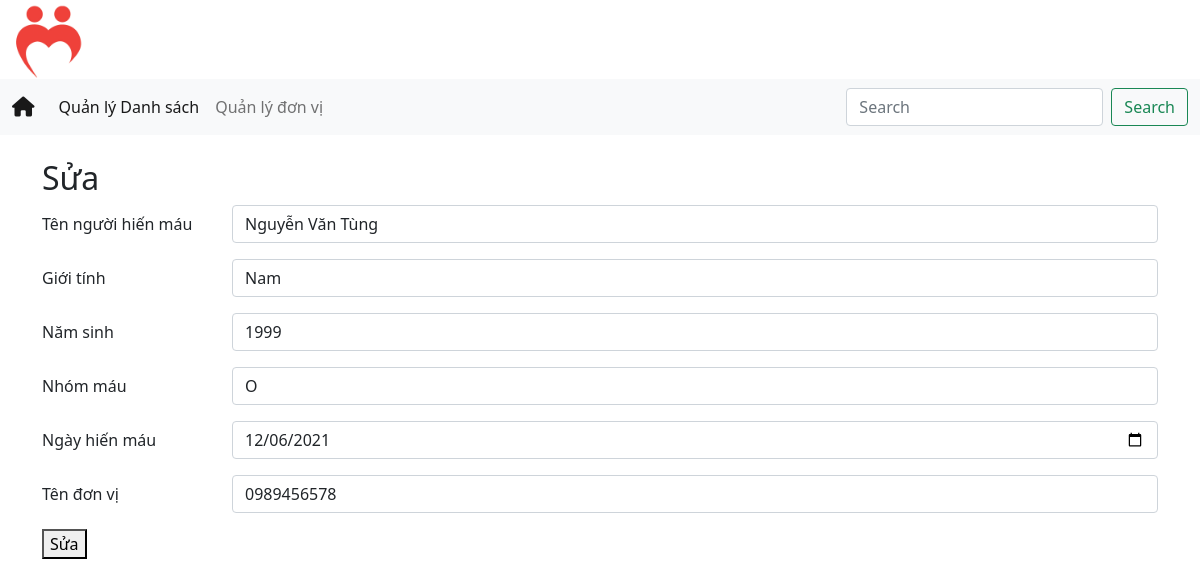
The app's page /update.php?bd_id=1 with its own data.
### tables this page shows
CREATE TABLE `blood_donor` (
  `bd_id` int(20) UNSIGNED DEFAULT NULL,
  `bd_name` varchar(30) NOT NULL,
  `bd_sex` varchar(10) NOT NULL,
  `bd_age` int(10) NOT NULL,
  `bd_bgroup` varchar(10) NOT NULL,
  `bd_reg_date` date NOT NULL,
  `bd_phno` varchar(20) NOT NULL
);

### update.php (the view, shortened to what this page needs)
<?php
include('header.php');
?>
<main class="mt-4">
    <div class="container">
        <div class="row">
            <div class="col-md-12">
                <h2>Sửa</h2>
                <?php
                $bd_id = $_GET['bd_id'];
                $sql = "SELECT * FROM blood_donor WHERE bd_id=$bd_id";
                $res = mysqli_query($conn, $sql);
                if ($res == TRUE) {
                    $count = mysqli_num_rows($res);
                    if ($count == 1) {
                        $row = mysqli_fetch_assoc($res);
                        $bd_name = $row['bd_name'];
                        $bd_sex = $row['bd_sex'];
                        $bd_age = $row['bd_age'];
                        $bd_bgroup = $row['bd_bgroup'];
                        $bd_reg_date = $row['bd_reg_date'];
                        $bd_phno = $row['bd_phno'];
                    } else {
                        header('location:' . SITEURL . 'index.php');
                    }
                }
                ?>
                <form action="process-update.php" method="POST" class="mb-4" enctype="multipart/form-data">
                    <div class="row mb-3">
                        <label for="txtHoTen" class="col-sm-2 col-form-label">Tên người hiến máu</label>
                        <div class="col-sm-10">
                            <input type="text" class="form-control" id="txtHoTen" name="txtHoTen" value="<?php echo $bd_name; ?>">
                        </div>
                    </div>
                    <div class="row mb-3">
                        <label for="txtGioiTinh" class="col-sm-2 col-form-label">Giới tính</label>
                        <div class="col-sm-10">
                            <input type="text" class="form-control" id="txtGioiTinh" name="txtGioiTinh" value="<?php echo $bd_sex; ?>">
                        </div>
                    </div>
                    <div class="row mb-3">
                        <label for="txtNamSinh" class="col-sm-2 col-form-label">Năm sinh</label>
                        <div class="col-sm-10">
                            <input type="text" class="form-control" id="txtNamSinh" name="txtNamSinh" value="<?php echo $bd_age; ?>">
                        </div>
                    </div>
                    <div class="row mb-3">
                        <label for="txtNhomMau" class="col-sm-2 col-form-label">Nhóm máu</label>
                        <div class="col-sm-10">
                            <input type="text" class="form-control" id="txtNhomMau" name="txtNhomMau" value="<?php echo $bd_bgroup; ?>">
                        </div>
                    </div>
                    <div class="row mb-3">
                        <label for="txtNgay" class="col-sm-2 col-form-label">Ngày hiến máu</label>
                        <div class="col-sm-10">
                            <input type="date" class="form-control" id="txtNgay" name="txtNgay" value="<?php echo $bd_reg_date; ?>">
                        </div>
                    </div>
                    <div class="row mb-3">
                        <label for="txtSDT" class="col-sm-2 col-form-label">Tên đơn vị</label>
                        <div class="col-sm-10">
                            <input type="tel" class="form-control" id="txtSDT" name="txtSDT" value="<?php echo $bd_phno; ?>">
                        </div>
                    </div>
                    <button type="submit" class="add" name="btnUpdate">Sửa</button>
                </form>
            </div>
        </div>
    </div>
</main>

### records on screen
blood_donor: txtHoTen "Nguyễn Văn Tùng", txtGioiTinh "Nam", txtNamSinh "1999", txtNhomMau "O", txtNgay "12/06/2021", txtSDT "0989456578"
